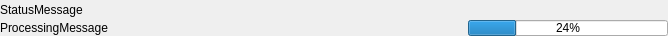
<?xml version="1.0" encoding="UTF-8"?>
<ui version="4.0">
 <class>QArkStatusWidget</class>
 <widget class="QWidget" name="QArkStatusWidget">
  <property name="geometry">
   <rect>
    <x>0</x>
    <y>0</y>
    <width>668</width>
    <height>36</height>
   </rect>
  </property>
  <property name="windowTitle">
   <string>Form</string>
  </property>
  <layout class="QVBoxLayout" name="verticalLayout">
   <property name="spacing">
    <number>0</number>
   </property>
   <property name="margin">
    <number>0</number>
   </property>
   <item>
    <layout class="QGridLayout" name="gridLayout">
     <property name="spacing">
      <number>0</number>
     </property>
     <item row="0" column="0" colspan="2">
      <widget class="QLabel" name="statusLabel">
       <property name="text">
        <string>StatusMessage</string>
       </property>
      </widget>
     </item>
     <item row="1" column="0">
      <widget class="QLabel" name="progressLabel">
       <property name="sizePolicy">
        <sizepolicy hsizetype="Expanding" vsizetype="Preferred">
         <horstretch>0</horstretch>
         <verstretch>0</verstretch>
        </sizepolicy>
       </property>
       <property name="text">
        <string>ProcessingMessage</string>
       </property>
      </widget>
     </item>
     <item row="1" column="1">
      <widget class="QProgressBar" name="progressBar">
       <property name="sizePolicy">
        <sizepolicy hsizetype="Fixed" vsizetype="Fixed">
         <horstretch>0</horstretch>
         <verstretch>0</verstretch>
        </sizepolicy>
       </property>
       <property name="minimumSize">
        <size>
         <width>200</width>
         <height>16</height>
        </size>
       </property>
       <property name="maximumSize">
        <size>
         <width>200</width>
         <height>16</height>
        </size>
       </property>
       <property name="value">
        <number>24</number>
       </property>
       <property name="textVisible">
        <bool>true</bool>
       </property>
       <property name="invertedAppearance">
        <bool>false</bool>
       </property>
       <property name="textDirection">
        <enum>QProgressBar::TopToBottom</enum>
       </property>
      </widget>
     </item>
    </layout>
   </item>
  </layout>
 </widget>
 <resources/>
 <connections/>
</ui>
